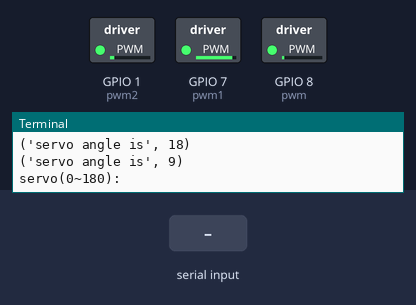
Bench run of a program on a simulated Raspberry Pi (BCM pin numbers). On the bench: switched loads named in the program (green lamp = pin HIGH), the last lines printed to the terminal. The inputs (shaded band) are chosen by the test bench.

Above: at 15.2 s.
15.3 s: "5" typed at the terminal
At 16.2 s:
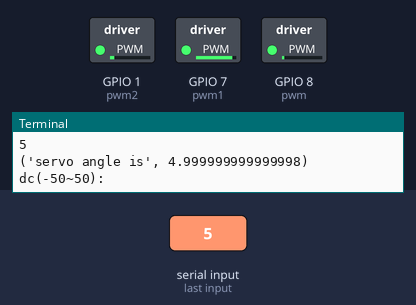
16.8 s: "90" typed at the terminal
At 17.3 s:
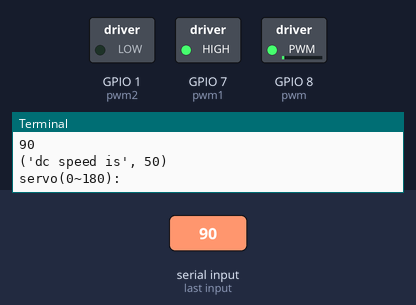
Timing chart, 0 to 19.8 s (numbered marks = the images above; inputs shaded):
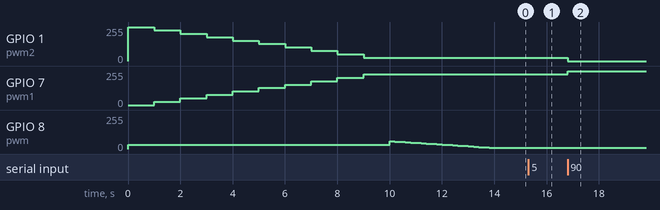

The program:

motor.py
```python
import RPi.GPIO as gpio
import time

gpio.setmode(gpio.BCM)
gpio.setup(7,gpio.OUT)
gpio.setup(8,gpio.OUT)
gpio.setup(1,gpio.OUT)

pwm=gpio.PWM(8,100)
pwm1=gpio.PWM(7,100)
pwm2=gpio.PWM(1,100)

pwm.start(13)
pwm1.start(50)
pwm2.start(50)

def change(k):
    if k<0:
        k=0
    if k>100:
        k=100
    print("dc speed is",k-50)
    pwm1.ChangeDutyCycle(k)
    pwm2.ChangeDutyCycle(100-k)

def change1(angle): # 3~23
    if angle<3:
        angle=3
    if angle>23:
        anlge=23
    print("servo angle is",(angle-3)*9)
    pwm.ChangeDutyCycle(angle)

try:
    for i in range(0,100,10):
        change(i)
        time.sleep(1)
    for i in range(23,3,-1):
        change1(i)
        time.sleep(0.2)

    while True:
        k=float(raw_input("servo(0~180):"))
        change1(k/9+3)
        k=float(raw_input("dc(-50~50):"))+50
        change(k)

except KeyboardInterrupt:
    gpio.cleanup()
```

Measured:
- after the input at 15.3 s, GPIO 8 (pwm): 10/255 → 9/255 at once
- after the input at 16.8 s, GPIO 1 (pwm2): 26/255 → 0/255 at once; GPIO 7 (pwm1): 230/255 → 255/255 at once
